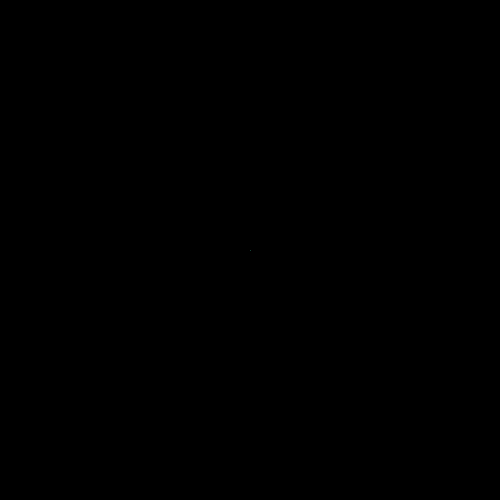
Frame 1 (no input)
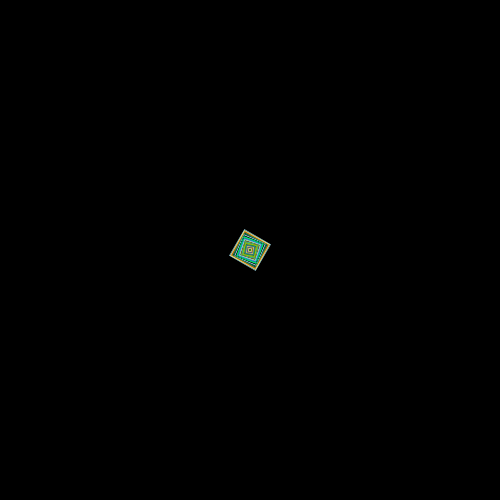
Frame 60 (the mouse pressed at the canvas centre just before this capture)
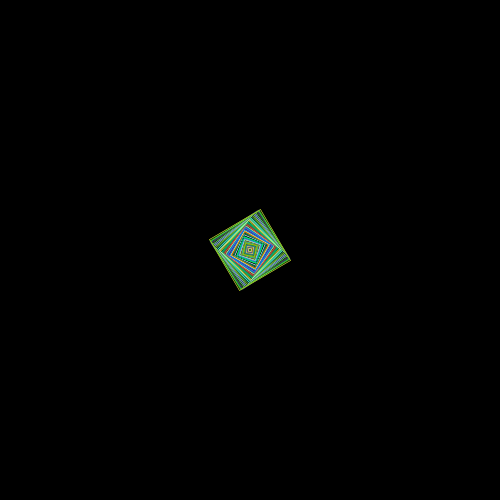
Frame 120 (the mouse held since frame 60 and released just before this capture)

The Processing sketch that drew these frames (run headless with seeded random() and noise(); from frame 60 on, the mouse is pressed at the canvas centre):

// Processing sketch: processing_164134
// ── processing_164134.pde

float a=0;
float b=0;
float c=0;


void setup(){
  size(500,500);
  background(0);

}

void draw(){  
 colorMode(HSB,360,100,100);
//spiral square
  translate(height/2,width/2);
  rotate(radians(a));
  stroke(random(255),random(255),random(255));
  strokeWeight(0.5);
  noFill();
  rectMode(CENTER);
  rect(0,0,a,a);
a+=.5;
//after the center spiral(a) is larger than the screen size, circles, and dots go into effect
if (a > 500){
  smooth();
  noStroke();
 //setup for fading background
  fill(0,10);
  rect(0,0,width,height);
  fill(random(255),random(255),random(255));
  ellipse(random(width),random(height),10,10);
 //causes the rotating spirals
  translate(width,height/2);
  rotate(radians(b));
  noFill();
  stroke(random(255),random(255),random(255));
  strokeWeight(1);
  ellipse(250,250,b,b);
  b+=1;
  }
  // starts after (b)/circles is greater than 500, starts the second set of spining squares
  if (b>500){
    strokeWeight(.75);
    stroke(random(255),random(255),random(255));
    noFill();
    rectMode(CENTER);
    rect(250,250,c,c);
    translate(width,height/2);
    rotate(radians(c));
    c+=1.5;
  }
   
}
